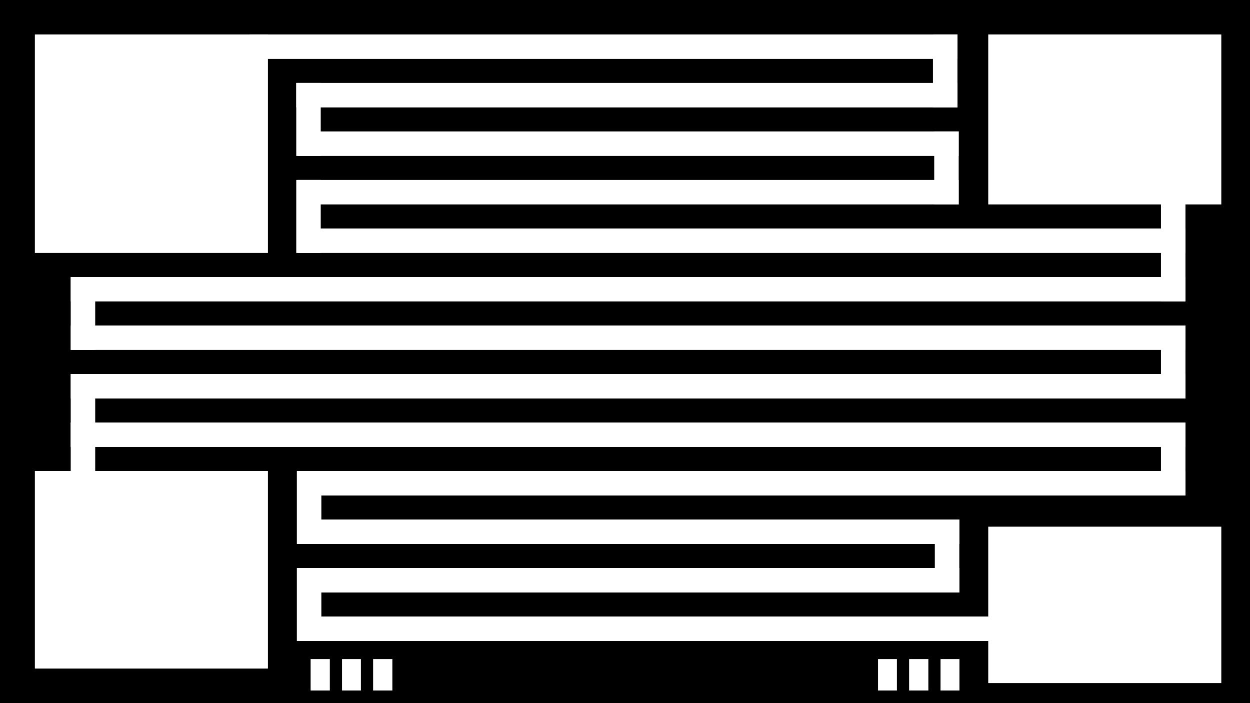
#> input picture OPC/snake.jpg, 2500 x 1406 px (shown at 1/2 size)
$ python align.py
#> lines starting #> are read from the running program, lines starting #| are printed output that depends on the picture; after the words box and inside, x2 and y2 are one past the last pixel; in counts of white or black regions, pixels touching at a corner belong together; long printed decimals are rounded; pictures that were not available may be replaced by others from this repository, and a replacement may not be noted
#!/usr/bin/env python3
# -*- coding: utf-8 -*-
"""
Created on Wed Sep 27 19:26:39 2023

@author: zhaoyanzhi
"""

import cv2
import numpy as np

# Load images
image1 = cv2.imread('snake.jpg', cv2.IMREAD_GRAYSCALE)
#> image1 is the input picture: shape (1406, 2500); min 0, max 255, mean 131.3
image2 = cv2.imread('snaketest.jpg', cv2.IMREAD_GRAYSCALE)
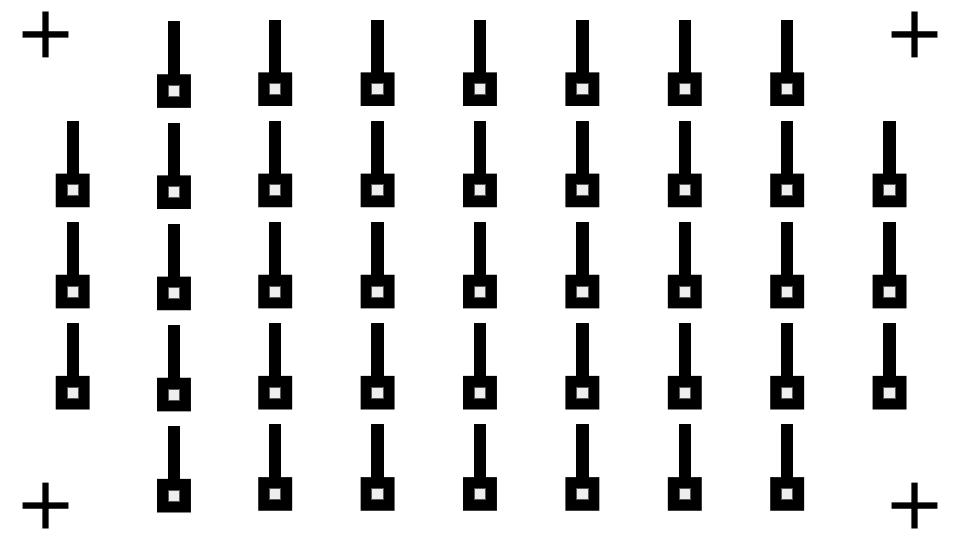
#> input picture OPC/pattern.jpg, 960 x 540 px, given in place of snaketest.jpg, which was not available
#> image2 is the input picture: shape (540, 960); min 0, max 255, mean 220.1

# Resize image2 to match the size of image1
image2 = cv2.resize(image2, (image1.shape[1], image1.shape[0]))
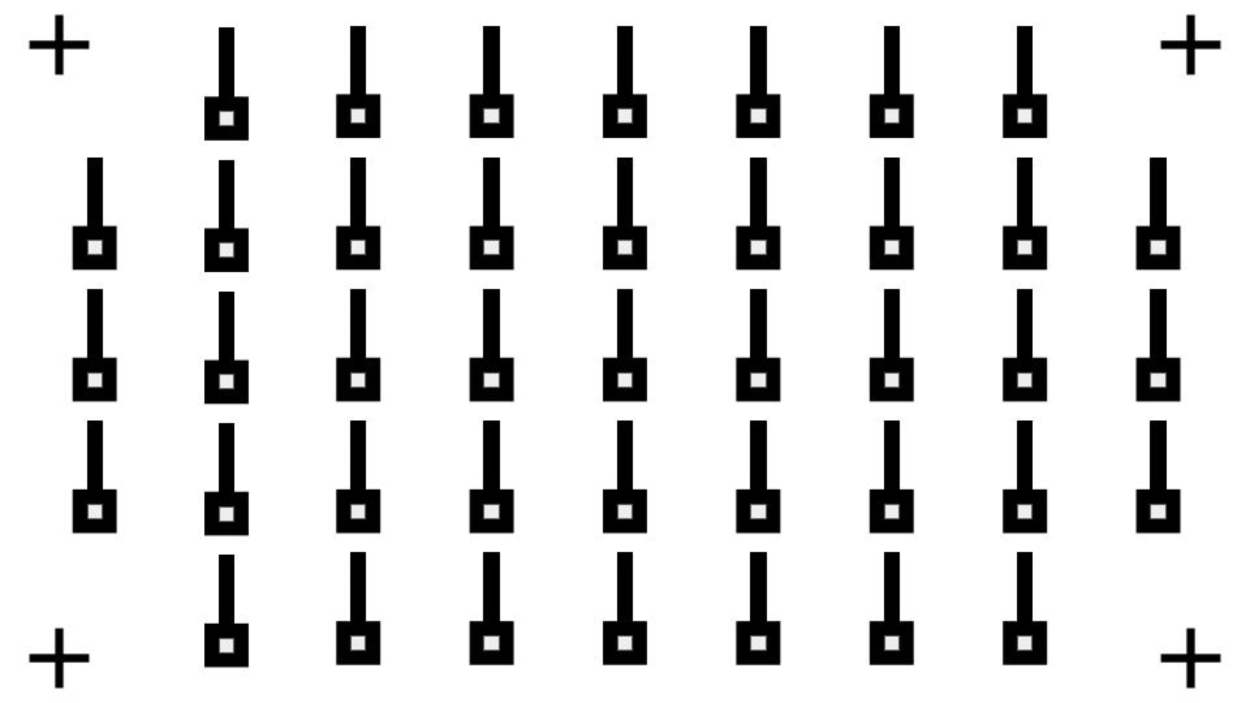
#> image2: shape (1406, 2500) (shown at 1/2 size); min 0, max 255, mean 220.1

# Detect and extract key points and descriptors using ORB
orb = cv2.ORB_create()
keypoints1, descriptors1 = orb.detectAndCompute(image1, None)
#> keypoints1 = 468 keypoints; strongest (x, y, size): (2320, 455, 31), (2320, 746, 31), (2368, 602, 31), (533, 942, 31)
keypoints2, descriptors2 = orb.detectAndCompute(image2, None)
#> keypoints2 = 502 keypoints; strongest (x, y, size): (440, 849, 77.1), (439, 585, 44.6), (2036, 1105, 64.3), (440, 848, 64.3)

# Create a Brute Force Matcher
bf = cv2.BFMatcher(cv2.NORM_HAMMING, crossCheck=True)

# Match descriptors
matches = bf.match(descriptors1, descriptors2)
#> matches = 49 matches

# Sort the matches by distance (shortest distance first)
matches = sorted(matches, key=lambda x: x.distance)

# Keep only the top N matches (you can adjust this threshold as needed)
N = 10
good_matches = matches[:N]
#> good_matches = 10 matches

# Extract the matching keypoints
src_pts = np.float32([keypoints1[m.queryIdx].pt for m in good_matches]).reshape(-1, 1, 2)
#> src_pts = [[644.9, 1186.1], [2318.3, 508], [2371.2, 409.2], [532.2, 502.8], [1911.9, 70.5], [1974.1, 1229.6], [1866.2, 1132.2], [1867.7, 1088.6], [1867.7, 1133.3], [1866.2, 356.7]]
dst_pts = np.float32([keypoints2[m.trainIdx].pt for m in good_matches]).reshape(-1, 1, 2)
#> dst_pts = [[1263.6, 1105.2], [1262.9, 1104.5], [998.4, 52.8], [2065.2, 976.8], [1497.6, 976.3], [438, 584], [1235.5, 1104.5], [997.9, 1104.5], [1500.5, 1104.5], [1500, 315.6]]

# Calculate the transformation matrix using RANSAC
M, mask = cv2.findHomography(src_pts, dst_pts, cv2.RANSAC, 5.0)
#> M = [[-0.66, -0.0848, 1260.1], [-0.578, -0.077, 1106.3], [-0.000523, -6.92e-05, 1]]; mask = [1, 1, 0, 0, 0, 0, 0, 0, 0, 0]

# Extract the translation
dx = M[0, 2]
#> dx = 1260.1
dy = M[1, 2]
#> dy = 1106.3

# Calculate the rotation angle (theta)
theta = np.arctan2(M[1, 0], M[0, 0]) * 180 / np.pi
#> theta = -138.8

# Apply non-maximum suppression (NMS) to keypoints
def non_max_suppression(keypoints, min_distance):
#> called with min_distance = 2
    selected_indices = []

    for i, kp1 in enumerate(keypoints):
        keep = True
        for j, kp2 in enumerate(keypoints):
            if i != j and np.linalg.norm(np.array(kp1.pt) - np.array(kp2.pt)) < min_distance:
                keep = False
                break
        if keep:
            selected_indices.append(i)
#> this loop made 468 passes
#> kp1 on passes 1 to 3: keypoint at (70, 69), size 31, keypoint at (1913, 69), size 31, keypoint at (1977, 69), size 31
#> after the loop, selected_indices = 30 values from 25 to 466

    return [keypoints[i] for i in selected_indices]

# Set the minimum distance threshold for non-maximum suppression (NMS)
min_distance = 2

# Apply non-maximum suppression (NMS) to keypoints
keypoints1 = non_max_suppression(keypoints1, min_distance)
#> keypoints1 = 30 keypoints; strongest (x, y, size): (2368, 990, 37.2), (1911, 403, 92.6), (645, 219, 111.1), (645, 412, 111.1)
keypoints2 = non_max_suppression(keypoints2, min_distance)
#> the loop in non_max_suppression (call 2), `for i, kp1 in enumerate(keypoints):` made 502 passes
#> kp1 on passes 1 to 3: keypoint at (1766, 1240), size 31, keypoint at (2063, 842), size 31, keypoint at (2331, 842), size 31
#> keypoints2 = 70 keypoints; strongest (x, y, size): (962, 1238, 64.3), (433, 1242, 77.1), (2067, 971, 111.1), (1537, 975, 64.3)

# Draw feature points on both images with numbers
image1_with_keypoints = cv2.drawKeypoints(image1, keypoints1, None, color=(0, 255, 0), flags=cv2.DRAW_MATCHES_FLAGS_DRAW_RICH_KEYPOINTS)
image2_with_keypoints = cv2.drawKeypoints(image2, keypoints2, None, color=(0, 255, 0), flags=cv2.DRAW_MATCHES_FLAGS_DRAW_RICH_KEYPOINTS)
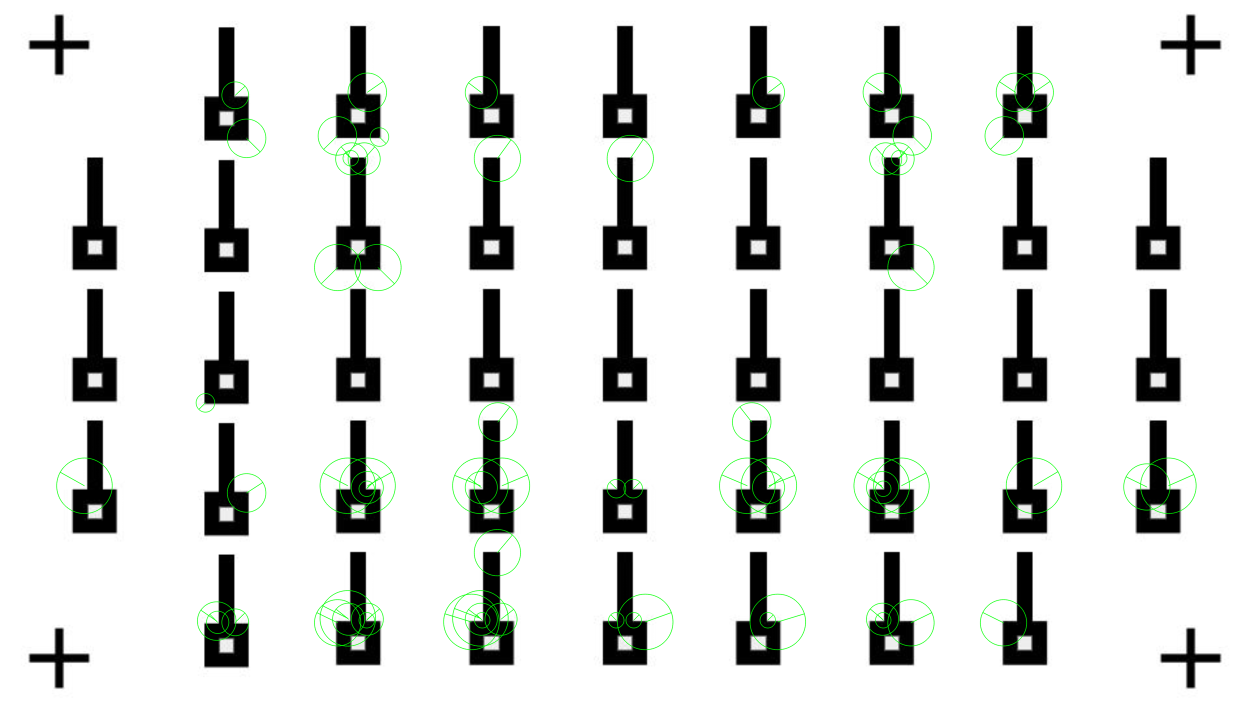
#> image2_with_keypoints: shape (1406, 2500, 3) (shown at 1/2 size); mean of channels 0, 1, 2 218.9, 220.7, 218.9; drawn as B, G, R

# Draw numbers on the keypoints
for i, kp in enumerate(keypoints1):
    x, y = kp.pt
    cv2.putText(image1_with_keypoints, str(i), (int(x), int(y)), cv2.FONT_HERSHEY_SIMPLEX, 0.5, (0, 0, 255), 2)
#> this loop made 30 passes
#> (kp, x, y) on passes 1 to 12: (keypoint at (640, 458), size 31, 640, 458), (keypoint at (2320, 459), size 31, 2320, 459), (keypoint at (2367.6, 990), size 37.2, 2367.6, 990), (keypoint at (1978.6, 70.8), size 53.6, 1978.6, 70.85), (keypoint at (532.9, 1333.3), size 64.3, 532.9, 1333.3), (keypoint at (136.9, 938.1), size 77.1, 136.9, 938.1), (keypoint at (1908, 209), size 92.6, 1908, 209), (keypoint at (1911, 265.8), size 92.6, 1911, 265.8), (keypoint at (1863.3, 313.5), size 92.6, 1863.3, 313.5), (keypoint at (1911, 403.1), size 92.6, 1911, 403.1), (keypoint at (2364.9, 985.4), size 92.6, 2364.9, 985.4), (keypoint at (2364.9, 597.2), size 92.6, 2364.9, 597.2)
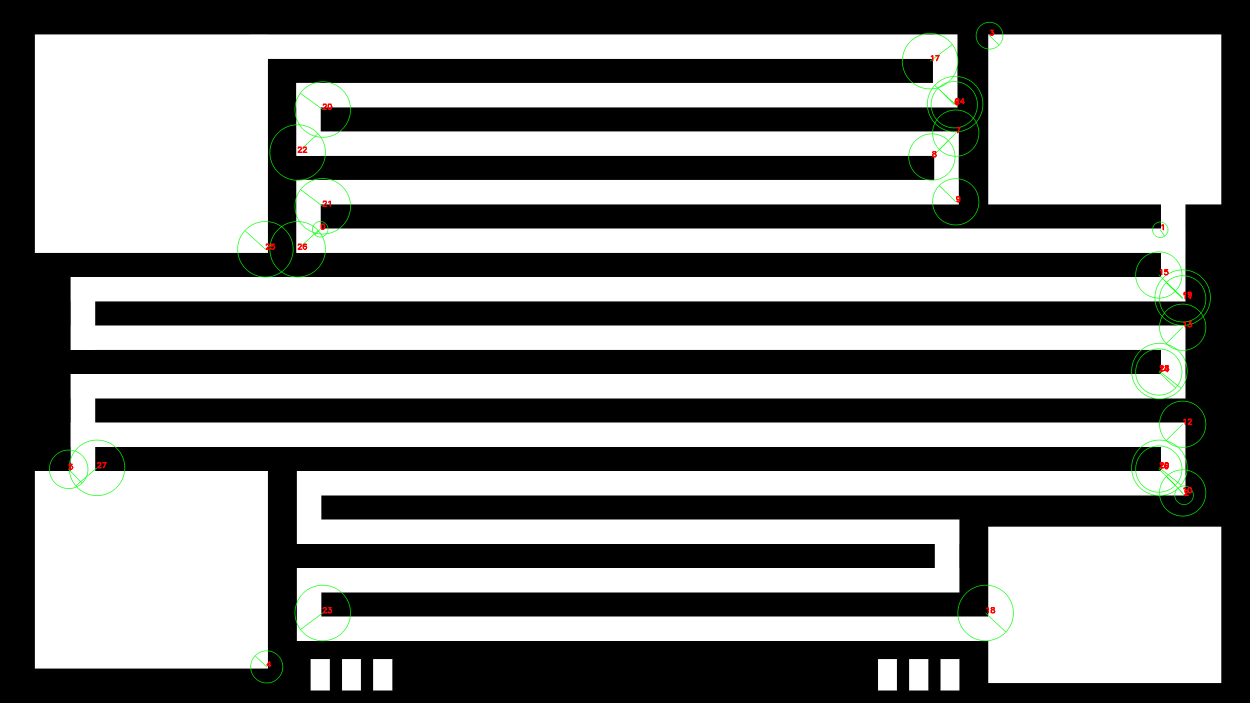
#> image1_with_keypoints: shape (1406, 2500, 3) (shown at 1/2 size); mean of channels 0, 1, 2 130.7, 131.6, 130.9; drawn as B, G, R

for i, kp in enumerate(keypoints2):
    x, y = kp.pt
    cv2.putText(image2_with_keypoints, str(i), (int(x), int(y)), cv2.FONT_HERSHEY_SIMPLEX, 0.5, (0, 0, 255), 2)
#> this loop made 70 passes
#> (kp, x, y) on passes 1 to 12: (keypoint at (1766, 1240), size 31, 1766, 1240), (keypoint at (1766, 977), size 31, 1766, 977), (keypoint at (1798, 316), size 31, 1798, 316), (keypoint at (964, 1240), size 31, 964, 1240), (keypoint at (1232, 1240), size 31, 1232, 1240), (keypoint at (1267, 1240), size 31, 1267, 1240), (keypoint at (1535, 1240), size 31, 1535, 1240), (keypoint at (701, 316), size 31, 701, 316), (keypoint at (733, 977), size 31, 733, 977), (keypoint at (733, 1240), size 31, 733, 1240), (keypoint at (1266, 976.8), size 37.2, 1266, 976.8), (keypoint at (410.4, 805.2), size 37.2, 410.4, 805.2)
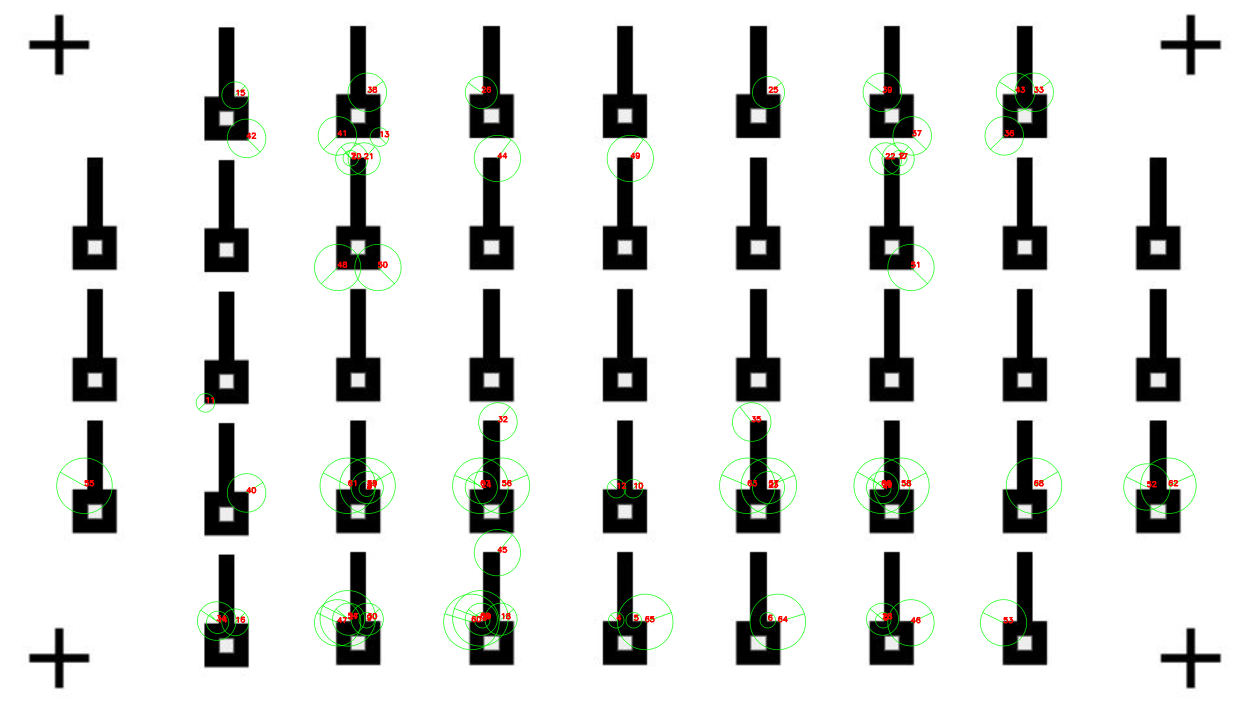
#> image2_with_keypoints: shape (1406, 2500, 3) (shown at 1/2 size); 0.26% of pixels changed, all inside (x1, y1, x2, y2) = (169, 173, 2357, 1247); drawn as B, G, R

# Draw matches between keypoints1 and keypoints2
#matching_image = cv2.drawMatches(image1, keypoints1, image2, keypoints2, good_matches, None, flags=cv2.DrawMatchesFlags_NOT_DRAW_SINGLE_POINTS)

# Show the images with feature points and matching lines
cv2.imshow('Image 1 with Numbered Keypoints', image1_with_keypoints)
cv2.imshow('Image 2 with Numbered Keypoints', image2_with_keypoints)
#cv2.imshow('Matching Points', matching_image)
cv2.waitKey(0)
cv2.destroyAllWindows()

# Display the displacement and rotation angle
print(f"Displacement (dx, dy): ({dx}, {dy})")
#| Displacement (dx, dy): (1260.070, 1106.310)
print(f"Rotation angle (theta): {theta} degrees")
#| Rotation angle (theta): -138.769 degrees
